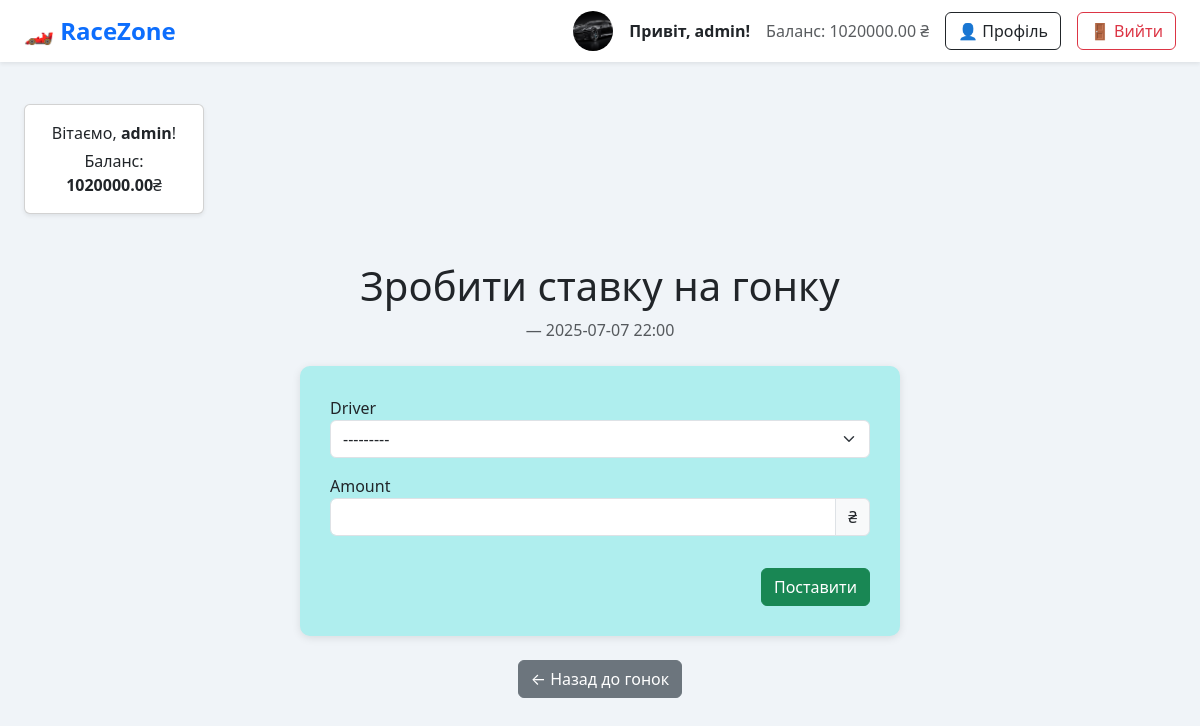
The app's page /race/2/bet/ (signed in) with its own data.
### races/models.py (models this page shows, shortened)
class CustomUser(AbstractUser):
    balance = models.DecimalField(max_digits=10, decimal_places=2, default=0.00)
    profile_image = models.ImageField(upload_to='profile_images/', default='default.png')

class Race(models.Model):
    title = models.CharField(max_length=50)
    route_id = models.ForeignKey(Route, on_delete=models.CASCADE)
    winner = models.ForeignKey(Racer, on_delete=models.SET_NULL, null=True, blank=True)
    date_time = models.DateTimeField()
    participants = models.ManyToManyField(
        Racer,
        through='RaceEntry',
        related_name='races'
    )

### races/views.py (the view)
# urls.py: path('race/<int:race_id>/bet/', views.place_bet_view, name='place_bet'),
@login_required(login_url=reverse_lazy("login"))
def place_bet_view(request, race_id):
    race = get_object_or_404(Race, id=race_id)
    if request.method == "POST":
        form = BetForm(request.POST)
        if form.is_valid():
            amount = form.cleaned_data['amount']
            driver_id = form.cleaned_data['driver'].id
            print(amount, driver_id)
            if Bet.objects.filter(user=request.user, race=race).exists():
                messages.error(request, "⚠️ Ви вже зробили ставку на цю гонку.")
                return redirect('races')
            driver = get_object_or_404(Racer, id=driver_id)
            if request.user.balance < float(amount):
                messages.error(request, "Недостатньо коштів на балансі.")
                return redirect('place_bet', race_id=race_id)
            request.user.balance -= amount
            request.user.save()
            Bet.objects.create(
                user=request.user,
                race=race,
                driver=driver,
                amount=amount
            )
            messages.success(request, "✅ Ставку успішно зроблено!")
            return redirect('profile')
    else:
        form = BetForm()
    return render(request, "place_bet.html", {"race": race, "form": form})

### races/forms.py
class BetForm(forms.ModelForm):
    class Meta:
        model = Bet
        fields = ['driver', 'amount']
        widgets = {
            'amount': forms.NumberInput(attrs={'step': '0.01', 'min': '1'}),
            'driver': forms.Select(attrs={'class': 'form-select'})
        }
    def __init__(self, *args, **kwargs):
        race = kwargs.pop('race', None)
        super().__init__(*args, **kwargs)
        if race:
            from .models import RaceEntry
            self.fields['driver'].queryset = Racer.objects.filter(
                id__in=RaceEntry.objects.filter(race=race).values_list('driver_id', flat=True))

### races/models.py (called while the page is built)
    def __str__(self):
        return self.name

### races/templates/place_bet.html (shortened to what this page needs)
<!DOCTYPE html>
<html lang="uk">
<head>
    <link href="https://cdn.jsdelivr.net/npm/bootstrap@5.3.3/dist/css/bootstrap.min.css" rel="stylesheet">
</head>
<body>
{% include "partials/header.html" %}
<div class="d-flex justify-content-start ps-4 pt-4">
    <div class="card shadow-sm text-center" style="max-width: 180px; width: 100%;">
        <div class="card-body p-3">
            <p class="card-text mb-1">
                Вітаємо, <strong>{{ request.user.username }}</strong>!
            </p>
            <p class="card-text mb-0">
                Баланс: <strong>{{ request.user.balance }}</strong>₴
            </p>
        </div>
    </div>
</div>
<div class="container my-5">
    <div class="text-center mb-4">
        <h2 class="display-6">Зробити ставку на гонку</h2>
        <p class="text-muted">{{ race.track.name }} — {{ race.date_time|date:"Y-m-d H:i" }}</p>
    </div>
    <div class="form-card">
        <form method="post">
            <div class="form-group mb-3">
                <label for="{{ form.driver.id_for_label }}">{{ form.driver.label }}</label>
                <div class="input-group">
                    {{ form.driver }}
                </div>
            </div>
            <div class="form-group mb-3">
                <label for="{{ form.amount.id_for_label }}">{{ form.amount.label }}</label>
                <div class="input-group">
                    <input type="number" name="{{ form.amount.name }}" class="form-control"
                           id="{{ form.amount.id_for_label }}">
                    <span class="input-group-text">₴</span>
                </div>
            </div>
            <div class="text-end">
                <button type="submit" class="btn btn-success mt-3">Поставити</button>
            </div>
        </form>
    </div>
    <div class="text-center mt-4">
        <a href="{% url 'races' %}" class="btn btn-secondary">← Назад до гонок</a>
    </div>
</div>
</body>
</html>

### races/templates/partials/header.html
<nav class="navbar navbar-expand-lg navbar-light bg-white shadow-sm mb-4 fixed-top">
    <div class="container-fluid px-4">
        <a class="navbar-brand fs-4 fw-bold text-primary" href="/">🏎️ RaceZone</a>
        <div class="ms-auto d-flex align-items-center gap-3">
            {% if request.user.is_authenticated %}
            {% if request.user.profile_image %}
            <img src="{{ request.user.profile_image.url }}" alt="Фото" width="40" height="40" class="rounded-circle"
                 style="object-fit: cover;">
            {% endif %}
            <span class="text-dark fw-semibold">Привіт, {{ request.user.username }}!</span>
            <span class="text-muted">Баланс: {{ request.user.balance }} ₴</span>
            <a href="{% url 'profile' %}" class="btn btn-outline-dark">👤 Профіль</a>
            <a href="{% url 'logout' %}" class="btn btn-outline-danger">🚪 Вийти</a>
            {% else %}
            <a href="{% url 'login' %}" class="btn btn-outline-primary">🔐 Вхід</a>
            <a href="{% url 'register' %}" class="btn btn-outline-success">📝 Реєстрація</a>
            {% endif %}
        </div>
    </div>
</nav>

### races/templates/place_bet.html (style rules this page uses)
body { background-color: #f0f4f8; padding-top: 80px; }
.form-card { background-color: #AFEEEE; border-radius: 10px; padding: 30px; box-shadow: 0 2px 8px rgba(0, 0, 0, 0.1); max-width: 600px; margin: 0 auto; }

### records on screen
CustomUser: user.profile_image (picture), user.username "admin", user.balance "1020000.00"
Race: date_time "2025-07-07 22:00"
